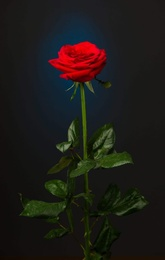
%> input picture LABBB/image processing/img/redrose.jpg, 165 x 260 px, shrunk from 649 x 1024 before the run
$ octave lab11.m   (GNU Octave 9; MATLAB toolbox functions it lacks are replaced by stand-ins)
%> lines starting %> are read from the running program, lines starting %| are printed output that depends on the picture; in (x1, y1, x2, y2) boxes, pixels count from 0 and x2, y2 are one past the last pixel; in counts of white or black regions, pixels touching at a corner belong together; the program's own positions count from 1
ori_img = imread('img\redrose.jpg');
%> ori_img is the input picture: size 260x165x3 uint8; mean R, G, B 30.1, 27.1, 23.5
noisy_img = ori_img;
x = rand(size(noisy_img));
noisy_img(x(:)>0.95)=1; %adding pepper noise
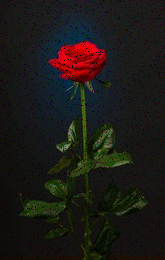
%> noisy_img: size 260x165x3 uint8; 14.13% of pixels changed, all inside (x1, y1, x2, y2) = (0, 0, 165, 260)
maxf = @(x)max(x(:));
filtered_img = nlfilter(noisy_img,[3,3],maxf);
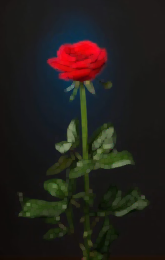
%> filtered_img: size 260x165x3 uint8; mean R, G, B 34.9, 30.9, 27.2
subplot(2,2,1);imshow(ori_img); title('Original Image');
subplot(2,2,2);imshow(noisy_img); title('Image with pepper noise');
subplot(2,2,3);imshow(filtered_img); title('Filtered Image');

$ run again, with LABBB/image processing/img/albert.jpg copied over LABBB/image processing/img/redrose.jpg
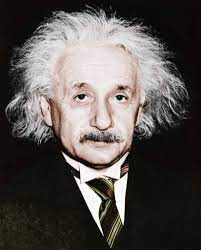
%> input picture LABBB/image processing/img/albert.jpg, 201 x 250 px
%> ori_img is the input picture: size 250x201x3 uint8; mean R, G, B 88.2, 83, 80.2
%> `noisy_img(x(:)>0.95)=1;`:
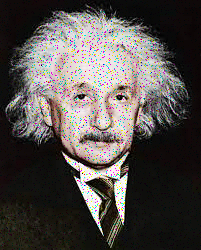
%> noisy_img: size 250x201x3 uint8; 14.29% of pixels changed, all inside (x1, y1, x2, y2) = (0, 0, 201, 250)
%> `filtered_img = nlfilter(noisy_img,[3,3],maxf);`:
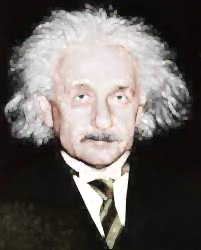
%> filtered_img: size 250x201x3 uint8; mean R, G, B 104.8, 99.6, 96.8
